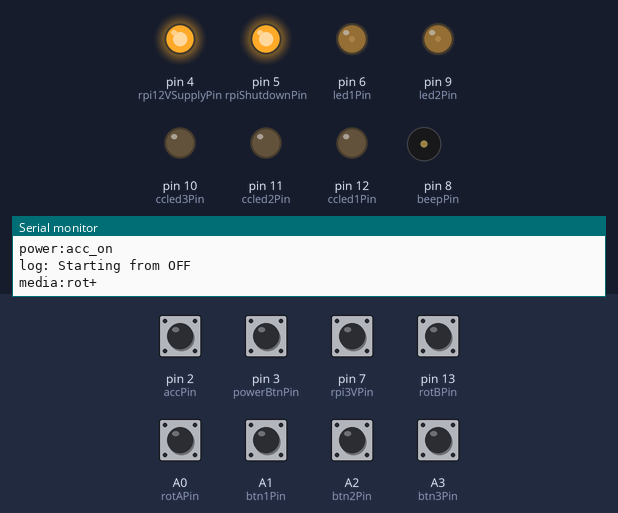
The sketch below on a simulated Arduino Uno, built with avr-gcc and run on an emulated ATmega328P. Parts: output pins drawn as LEDs (lit = HIGH), buzzer (waves = sounding), the last lines printed to the serial monitor. The test bench sets the inputs (shaded band); at power-on: A0 (rotAPin), A1 (btn1Pin), A2 (btn2Pin), A3 (btn3Pin), pin 2 (accPin), pin 3 (powerBtnPin), pin 7 (rpi3VPin), pin 13 (rotBPin) HIGH.

Above: at 1.3 s.
1.4 s: pin 7 (rpi3VPin) pulled LOW for 0.15 s
At 1.65 s:
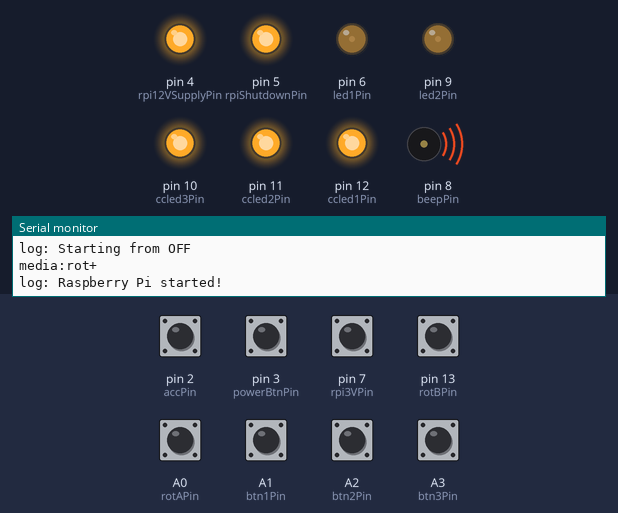
4.4 s: pin 2 (accPin) pulled LOW for 0.15 s
At 5.24 s:
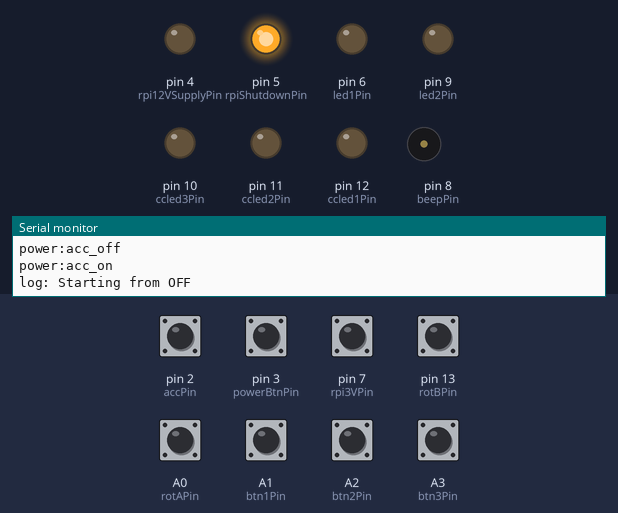
7.4 s: pin 7 (rpi3VPin) pulled LOW for 1 s
At 8.2 s:
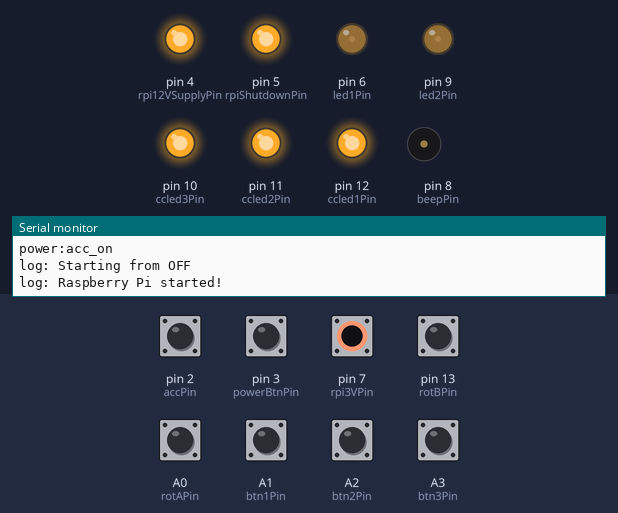
10.4 s: pin 2 (accPin) pulled LOW for 0.15 s
At 11.09 s:
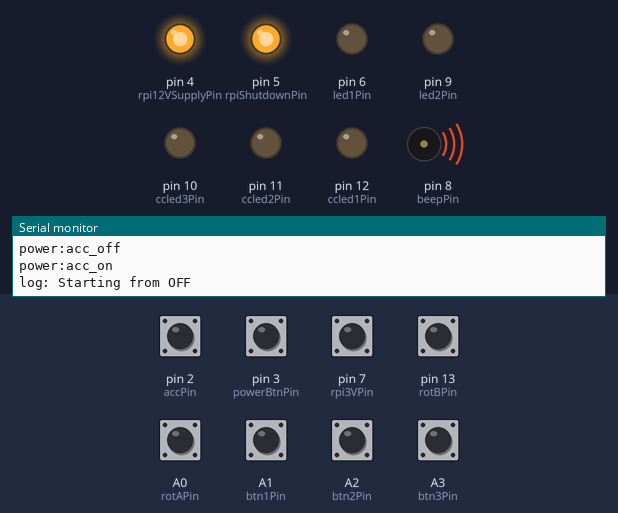
13.4 s: A3 (btn3Pin) pulled LOW for 1 s
16.4 s: A1 (btn1Pin) pulled LOW for 0.15 s
Timing chart, 0 to 20.4 s (numbered marks = the images above; inputs shaded):
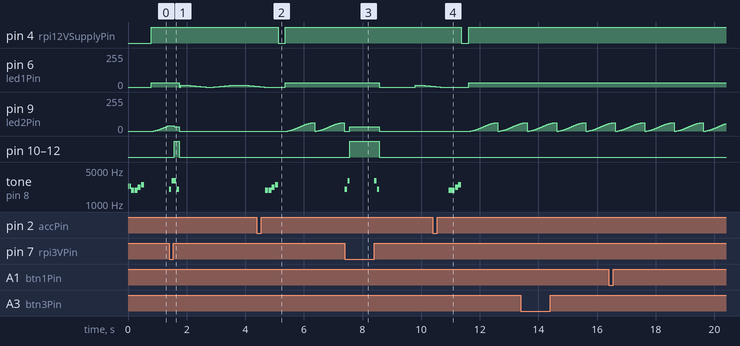

Measured:
- after the input at 4.4 s, pin 4 (rpi12VSupplyPin): HIGH → LOW after 0.72 s, → HIGH 0.25 s later; pin 9 (led2Pin): ramps from 0/255 to 63/255 and jumps back, once every 1.0 s; tone on pin 8 (beepPin): plays 1900 Hz for 0.10 s, 1900 Hz for 0.10 s, 2200 Hz for 0.10 s, 2500 Hz for 0.10 s, starting after 0.29 s
- after the input at 7.4 s, pin 10 (ccled3Pin), pin 11 (ccled2Pin), pin 12 (ccled1Pin): LOW → HIGH after 0.17 s, → LOW 1.0 s later; tone on pin 8 (beepPin): plays 2000 Hz for 0.08 s, 3000 Hz for 0.07 s, 3000 Hz for 0.08 s, 2000 Hz for 0.07 s, starting at once
- after the input at 10.4 s, pin 4 (rpi12VSupplyPin): HIGH → LOW after 0.97 s, → HIGH 0.25 s later; tone on pin 8 (beepPin): plays 1900 Hz for 0.10 s, 1900 Hz for 0.10 s, 2200 Hz for 0.10 s, 2500 Hz for 0.10 s, starting after 0.54 s
- by itself, tone on pin 8 (beepPin): plays 2300 Hz for 0.05 s, 2300 Hz for 0.05 s, 1900 Hz for 0.10 s, 1900 Hz for 0.10 s, 2200 Hz for 0.10 s, 2500 Hz for 0.10 s

The sketch:

PowerMan.ino
```cpp
#include <Wire.h>
#include "Arduino.h"
#include <avr/sleep.h>

//INPUTS

static const unsigned short accPin = 2;
static const unsigned short powerBtnPin = 3;
static const unsigned short rpi3VPin = 7;

static const unsigned short btn1Pin = A1;
static const unsigned short btn2Pin = A2;
static const unsigned short btn3Pin = A3;

static const unsigned short rotAPin = A0;
static const unsigned short rotBPin = 13;


//OUTPUTS

static const unsigned short rpi12VSupplyPin = 4;
static const unsigned short rpiShutdownPin = 5;


static const unsigned short led1Pin = 6;
static const unsigned short beepPin = 8;
static const unsigned short led2Pin = 9;

static const unsigned short ccled1Pin = 12;
static const unsigned short ccled2Pin = 11;
static const unsigned short ccled3Pin = 10;


//DEFINES

enum StateEnum {
  OFF,
  STARTING,
  IDLING,
  STOPPING,
  ON
};

enum relayEnum {
  POWER_OFF,
  POWER_ON
};

StateEnum powerState = OFF;

class AverageSampler {
  int numSamples;
  int SamplingDuration;
  int* SampleArray;
  bool FirstRun;
  int CurrentTime;
  int CurrentIndex;
  int Total;


  public:
    int Average;
    AverageSampler(int samples, int duration) :
      numSamples(samples),
      SamplingDuration(duration)
    {
    }

  void start() {
    SampleArray = new int[numSamples];
    for (int i = 0; i < numSamples; i++) {
    SampleArray[i] = 0;
    }
    FirstRun = true;
    CurrentTime = 0;
    CurrentIndex = 0;
    Total = 0;
    Average = 0;
    }

  void SetSample(int sample, int timestep){
    if (FirstRun)
    {
      DoFirstRun(sample);
    }
    if (CurrentTime == 0)
    {
      SampleArray[CurrentIndex] = sample;
      CurrentIndex += 1;

      // if we're at the end of the array...
      if (CurrentIndex >= numSamples) {
        // ...wrap around to the beginning:
        CurrentIndex = 0;
      }
      //calculate total
      Total = 0;
      for (int i = 0; i < numSamples; i++) {
        Total += SampleArray[i];
      }
      //long average
      Average = int(floor(float(Total) / float(numSamples)));
    }
    CurrentTime += timestep;
    if (CurrentTime > SamplingDuration/numSamples)
    {
      CurrentTime = 0;
    }

  }


  String GetAverage(){
      float tempTotal = 0.0;
      for (int i = 0; i < numSamples; i++) {
        Total += float(SampleArray[i]);
      }
      //long average
      float tempAverage = float(Total) / float(numSamples);

    String temp = String(tempAverage);
    return temp;
  }

  void DoFirstRun(int sample){
    for (int i = 0; i < numSamples; i++) {
    SampleArray[i] = sample;
    }
    FirstRun = false;
  }
};

AverageSampler AccSampler(5, 500);


class ButtonTimer {
    unsigned short pin;
    unsigned short m_ledpin;
    unsigned long pushStart;
    unsigned long pushEnd;
    bool timerRunning;
    bool need2Release;
    int beepsdone = 0;
    bool m_hold = false;

  public:
    int pushDuration;
    int m_max;

    ButtonTimer(int p, bool p_hold=false, int p_max = 5000, unsigned short p_ledpin = 0):
      pin(p),m_hold(p_hold), m_max(p_max), m_ledpin(p_ledpin)
    {
      pinMode(pin, INPUT_PULLUP);
      if(m_ledpin != 0){
        pinMode(m_ledpin, OUTPUT);
      }
      pushStart = millis();
      pushEnd = millis();
      timerRunning = false;
      need2Release = false;
    }


    int Check() {
      int reading = digitalRead(pin);
      if(m_ledpin != 0 and powerState == ON){
        digitalWrite(m_ledpin, reading);
      }
      //Serial.println(reading);
      if (need2Release == false) {
        //we haven't already bounced out of max
        if (timerRunning) {
          //timer is running, we are tracking values
          if (reading == LOW) {
            //Button is still pressed while tracking, limit to max and do countdown beeps
            pushEnd = millis();
            pushDuration = pushEnd - pushStart;

            if (m_hold){
              if (pushDuration > m_max) {
                if (beepsdone == 0){
                  tone(beepPin, 2500);
                  delay(50);
                  noTone(beepPin);
                  beepsdone = 1;
                }
                return -1;
              }
              else{
                return 0;
              }
            }
            else{
              int beeps = (floor)(pushDuration / 1000);
              if (beeps > beepsdone) {
                tone(beepPin, (3500 / (m_max / 1000)) * (beeps + 1));
                delay(50);
                noTone(beepPin);
                beepsdone = beeps;
              }
              if (pushDuration > m_max) {
                tone(beepPin, 1000);
                delay(25);
                noTone(beepPin);
                need2Release = true;
                timerRunning = false;
                //Serial.println("log: push ended at max of " + String(pushDuration));
                return pushDuration;
              }
              else{
                return 0;
              }
            }
          }
          else {
            //button is released while tracking, stop counting and return duration
            pushEnd = millis();
            pushDuration = pushEnd - pushStart;
            if(m_hold and pushDuration > m_max){
              timerRunning = false;
              return 0;
            }
            else{
              //Serial.println("log: push ended at " + String(pushDuration));
              timerRunning = false;
              return pushDuration;
            }
          }
        }
        else
        {
          if (reading == LOW) {
            //Button is pressed when not tracking, so start tracking
            pushStart = millis();
            timerRunning = true;
            beepsdone = 0;
          }
          else {
            //button is not pressed, not tracking
            return 0;
          }
        }
      }
      else {
        //we've already maxed out, we can only go back to normal if the button goes high
        if (reading == HIGH) {
          need2Release = false;
        }
        return 0;
      }
    }

};

enum fadeMode {
  UP,
  DOWN,
  BOUNCE,
  ZERO,
  ONE
};

#define SMOOTHSTEP(x) ((x) * (x) * (3 - 2 * (x))) //SMOOTHSTEP expression.

class pwmFader {
    int m_duration;
    int m_min;
    int m_max;
    unsigned long m_end = 0;
    unsigned long m_start = -1;

    fadeMode m_mode = UP;
  public:
    pwmFader(fadeMode p_mode = BOUNCE, int p_duration = 1000, int p_min = 0, int p_max = 255):
      m_mode(p_mode), m_duration(p_duration), m_min(p_min), m_max(p_max) {

    }

    void Change(fadeMode p_mode, int p_duration,  int p_min, int p_max) {
      if (m_mode != p_mode) {
        m_mode = p_mode;
      }
      if (m_duration != p_duration) {
        m_duration = p_duration;
        m_start = -1;
      }
      if (m_min != p_min) {
        m_min = p_min;
        m_start = -1;
      }
      if (m_max != p_max) {
        m_max = p_max;
        m_start = -1;
      }


    }

    void Change(fadeMode p_mode) {
      m_mode = p_mode;
      m_start = -1;
    }

    void Change(fadeMode p_mode, int p_max) {
      m_mode = p_mode;
      m_max = p_max;
      m_start = -1;
    }

    int doFade(unsigned long p_millis) {
      if (m_start <0 or p_millis > m_end) {
        m_start = p_millis;
        m_end = m_start + m_duration;
      }

      int result = 0;
      float l_current = (float(p_millis) - float(m_start)) / float(m_duration);
      switch (m_mode) {
        case (UP):
          result = float(m_min) + (SMOOTHSTEP(l_current) * (float(m_max) - float(m_min)));
          break;
        case (DOWN):
          result = float(m_min) + (SMOOTHSTEP(1 - l_current) * (float(m_max) - float(m_min)));
          break;
        case (BOUNCE):
          result = float(m_min) + (SMOOTHSTEP(abs((l_current * 2) - 1)) * (float(m_max) - float(m_min)));
          break;
        case (ZERO):
          result = m_min;
          break;
        case (ONE):
          result = m_max;
          break;
      }
      return result;
    }
};


//variables


ButtonTimer powerButtonTimer(powerBtnPin);

ButtonTimer btn1Timer(btn1Pin, false, 4000, ccled1Pin);
ButtonTimer btn2Timer(btn2Pin, true , 1000, ccled2Pin);
ButtonTimer btn3Timer(btn3Pin, true , 1000, ccled3Pin);

//checkvars
bool acc_On = false;
bool rpi_On = false;
bool rpi_Supply = false;

//Chimes
static const int singleChime = 0;
static const int startupChime = 1;
static const int shutdownChime = 2;
static const int resetChime = 3;
static const int readyChime = 4;
static const int doneChime = 5;

void playTone(int chime) {
  switch (chime) {
    case 0:
      tone(beepPin, 2300);
      delay(50);
      noTone(beepPin);
      delay(15);
      tone(beepPin, 2300);
      delay(50);
      noTone(beepPin);
      break;
    case 1:
      tone(beepPin, 1900);
      delay(100);
      noTone(beepPin);
      delay(10);
      tone(beepPin, 1900);
      delay(100);
      noTone(beepPin);
      delay(10);
      tone(beepPin, 2200);
      delay(100);
      noTone(beepPin);
      delay(10);
      tone(beepPin, 2500);
      delay(100);
      noTone(beepPin);
      break;
    case 2:
      tone(beepPin, 2500);
      delay(100);
      noTone(beepPin);
      delay(10);
      tone(beepPin, 3000);
      delay(100);
      noTone(beepPin);
      delay(10);
      tone(beepPin, 3500);
      delay(100);
      noTone(beepPin);
      delay(10);
      break;
    case 3:
      tone(beepPin, 1500);
      delay(80);
      noTone(beepPin);
      delay(10);
      tone(beepPin, 1500);
      delay(80);
      noTone(beepPin);
      delay(10);
      tone(beepPin, 2500);
      delay(120);
      noTone(beepPin);
      delay(10);
      break;
    case 4:
      tone(beepPin, 2000);
      delay(80);
      noTone(beepPin);
      delay(20);
      tone(beepPin, 3000);
      delay(70);
      noTone(beepPin);
      break;
    case 5:
      tone(beepPin, 3000);
      delay(80);
      noTone(beepPin);
      delay(20);
      tone(beepPin, 2000);
      delay(70);
      noTone(beepPin);
      break;

  }
}

void initiateShutdown() {
  Serial.println("log: Shutting down...");
  digitalWrite(rpiShutdownPin, LOW);
  playTone(shutdownChime);
  powerState = STOPPING;
}

void initiateStartup() {
  if (powerState == OFF) {
        Serial.println("log: Starting from OFF");
        playTone(startupChime);
        setPowerState(POWER_ON);
        powerState = STARTING;
  }
}

unsigned long sleepCounter = 0;

void ResetSleepCounter() {
  sleepCounter = 0;
}

void goToSleep() {
    setPowerState(POWER_OFF);
    // Disable the ADC (Analog to digital converter, pins A0 [14] to A5 [19])
    static byte prevADCSRA = ADCSRA;
    ADCSRA = 0;

    /* Set the type of sleep mode we want. Can be one of (in order of power saving):
        SLEEP_MODE_IDLE (Timer 0 will wake up every millisecond to keep millis running)
        SLEEP_MODE_ADC
        SLEEP_MODE_PWR_SAVE (TIMER 2 keeps running)
        SLEEP_MODE_EXT_STANDBY
        SLEEP_MODE_STANDBY (Oscillator keeps running, makes for faster wake-up)
        SLEEP_MODE_PWR_DOWN (Deep sleep)
    */
    set_sleep_mode (SLEEP_MODE_PWR_DOWN);
    sleep_enable();

    // Turn of Brown Out Detection (low voltage)
    // Thanks to Nick Gammon for how to do this (temporarily) in software rather than
    // permanently using an avrdude command line.
    //
    // Note: Microchip state: BODS and BODSE only available for picoPower devices ATmega48PA/88PA/168PA/328P
    //
    // BODS must be set to one and BODSE must be set to zero within four clock cycles. This sets
    // the MCU Control Register (MCUCR)
    MCUCR = bit (BODS) | bit (BODSE);

    // The BODS bit is automatically cleared after three clock cycles so we better get on with it
    MCUCR = bit (BODS);

    // Ensure we can wake up again by first disabling interupts (temporarily) so
    // the wakeISR does not run before we are asleep and then prevent interrupts,
    // and then defining the ISR (Interrupt Service Routine) to run when poked awake
    noInterrupts();
    attachInterrupt(digitalPinToInterrupt(powerBtnPin), sleepISR, LOW);
    attachInterrupt(digitalPinToInterrupt(accPin), sleepISR, HIGH);

    // Send a message just to show we are about to sleep
    Serial.println("log: Going to sleep.");
    Serial.flush();

    // Allow interrupts now
    interrupts();

    // And enter sleep mode as set above
    sleep_cpu();
}

void sleepISR() {
  // Prevent sleep mode, so we don't enter it again, except deliberately, by code
  sleep_disable();

  // Detach the interrupt that brought us out of sleep
  detachInterrupt(digitalPinToInterrupt(powerBtnPin));
  detachInterrupt(digitalPinToInterrupt(accPin));
  ResetSleepCounter();
  // Now we continue running the main Loop() just after we went to sleep
}

unsigned long lastAccBroadcast = millis();
unsigned long lastAccCheck = millis();
unsigned long shutOffTime = millis();

void checkStates() {
  //check input pins

  unsigned long delta = millis() - lastAccCheck;

  int accvalue = digitalRead(accPin);
  AccSampler.SetSample(accvalue,delta);
  lastAccCheck = millis();
  if (AccSampler.Average == HIGH)
  {
    if(acc_On == false){
      Serial.println("power:acc_on");
      acc_On = true;
      initiateStartup();
    }
  }
  else
  {
    if(acc_On == true){
      Serial.println("power:acc_off");
      acc_On = false;
    }
  }

  //broadcast ACC status every 10 seconds
  if ((millis() - lastAccBroadcast) >= 30000){
    if(acc_On){
      Serial.println("power:acc_on");
    }
    else{
      Serial.println("power:acc_off");
    }
    lastAccBroadcast = millis();
  }

  int shutoffDelta = millis()-shutOffTime;

  if (digitalRead(rpi3VPin) == LOW)
  {
    if (rpi_On == false) {
      rpi_On = true;
      powerState = ON;
      playTone(readyChime);
      Serial.println("log: Raspberry Pi started!");
    }
  }
  else if (digitalRead(rpi3VPin) == HIGH) {
    if (rpi_On == true) {
      rpi_On = false;
      if (powerState == STOPPING){
        powerState = IDLING;
        shutOffTime = millis();
      }
      else{
        powerState = OFF;
      }
      ResetSleepCounter();
      //digitalWrite(rpiShutdownPin, HIGH);
      playTone(doneChime);
      Serial.println("log: Raspberry Pi stopped!");
    }
    else if (rpi_On == false and shutoffDelta > 5000 and powerState == IDLING) {
      powerState = OFF;
      shutoffDelta = 0;
      setPowerState(POWER_OFF);
      Serial.println("log: Rpi Power switched off after shutdown.");
    }

  }

}


pwmFader led1Fader = pwmFader();
pwmFader led2Fader = pwmFader();

void doButtonLEDs(){
    if (powerState != ON) {
      digitalWrite(ccled1Pin, LOW);
      digitalWrite(ccled2Pin, LOW);
      digitalWrite(ccled3Pin, LOW);
    }
}

void doPowerLEDs() {

  switch (powerState) {
    case OFF:
      led1Fader.Change(BOUNCE, 2000, 0, 16);
      analogWrite(led1Pin, led1Fader.doFade(millis()) );
      led2Fader.Change(ZERO);
      analogWrite(led2Pin, led2Fader.doFade(millis()) );
      break;
    case STARTING:
      led1Fader.Change(ONE, 32);
      analogWrite(led1Pin, led1Fader.doFade(millis()) );
      led2Fader.Change(UP, 1000, 0, 64);
      analogWrite(led2Pin, led2Fader.doFade(millis()) );
      break;
    case IDLING:
      led1Fader.Change(BOUNCE, 2000, 0, 32);
      analogWrite(led1Pin, led1Fader.doFade(millis()) );
      led2Fader.Change(BOUNCE, 2000, 0, 16);
      analogWrite(led2Pin, led2Fader.doFade(millis()) );
      break;
    case STOPPING:
      led1Fader.Change(ONE, 64);
      analogWrite(led1Pin, led1Fader.doFade(millis()) );
      led2Fader.Change(DOWN, 1000, 0, 64);
      analogWrite(led2Pin, led2Fader.doFade(millis()) );
      break;
    case ON:
      led1Fader.Change(ONE, 32);
      analogWrite(led1Pin, led1Fader.doFade(millis()) );
      led2Fader.Change(ONE, 32);
      analogWrite(led2Pin, led2Fader.doFade(millis()) );
      break;
  }

}


void setPowerState(relayEnum p_state) {
  switch (p_state) {
    case (POWER_OFF):
      digitalWrite(rpi12VSupplyPin, LOW);
      break;
    case (POWER_ON):
      digitalWrite(rpi12VSupplyPin, LOW);
      delay(250);
      digitalWrite(rpi12VSupplyPin, HIGH);
      digitalWrite(rpiShutdownPin, HIGH);
      break;
  }
}

void doHardReset() {
  Serial.println("log: Doing hard reset");
  playTone(resetChime);
  setPowerState(POWER_OFF);
  powerState = OFF;
  rpi_On = false;
  delay(200);
  //digitalWrite(selfResetPin, LOW); //this doesnt seem to work.. prevents boot up of arduino!
}

void(* resetFunc) (void) = 0;

void interpretPowerButtonPush(int p_push) {
  if (p_push > 90) {
    //Serial.println("log: push registered at " + String(p_push));
    if (p_push > powerButtonTimer.m_max and powerState != OFF) {
      //hard reboot
      doHardReset();
    }
    else if (p_push > 3000 and powerState == ON) {
      initiateShutdown();
    }
    else if (p_push > 2000 and powerState == ON) {
      Serial.println("power:standby");
    }
    else if (p_push > 1000 and powerState == ON) {
      Serial.println("power:togglescreen");
    }

    else if (p_push > 100 and p_push < 5000) {
      initiateStartup();
      if (powerState == ON and p_push < 300) {
        //Serial.println("log: sending Mute signal");
        Serial.println("media:togglemute");
      }
    }
    else if (powerState == IDLING) {
      return;
    }

  }
}
int encoderPinALast = 0;

void encoderTrack() {
  int n = digitalRead(rotAPin);
  if ((encoderPinALast == LOW) && (n == HIGH)) {
    if (digitalRead(rotBPin) == LOW) {
      Serial.println("media:rot-");
    } else {
      Serial.println("media:rot+");
    }
  }
  encoderPinALast = n;
}

void checkTriButtons(int p_btn1, int p_btn2, int p_btn3){
  if(p_btn1 != 0){
    //Serial.println("log: " + Stringp_btn1);
    if(p_btn1 > btn1Timer.m_max)
    {
      Serial.println("media:clearlist");
    }
    else if (p_btn1 > 2000)
    {
      Serial.println("media:togglestop");
    }
    else
    {
      Serial.println("media:toggleplay");
    }
  }

  if(p_btn2 != 0){
    if (p_btn2 > 0)
    {
      Serial.println("media:next");
    }
    else
    {
      Serial.println("media:skipfwd");
    }
  }

  if(p_btn3 != 0){
    if (p_btn3 > 0)
    {
      Serial.println("media:prev");
    }
    else
    {
      Serial.println("media:skipbwd");
    }
  }
}

void setup() {

  Serial.begin(9600);

  pinMode(accPin, INPUT_PULLUP);
  pinMode(powerBtnPin, INPUT_PULLUP);
  pinMode(rpi3VPin, INPUT_PULLUP);

  pinMode(btn1Pin, INPUT_PULLUP);
  pinMode(btn2Pin, INPUT_PULLUP);
  pinMode(btn3Pin, INPUT_PULLUP);

  pinMode(rotAPin, INPUT_PULLUP);
  pinMode(rotBPin, INPUT_PULLUP);

  pinMode(rpi12VSupplyPin, OUTPUT);
  pinMode(rpiShutdownPin, OUTPUT);

  pinMode(led1Pin, OUTPUT);
  pinMode(led2Pin, OUTPUT);

  pinMode(beepPin, OUTPUT);

  pinMode(ccled1Pin, OUTPUT);
  pinMode(ccled2Pin, OUTPUT);
  pinMode(ccled3Pin, OUTPUT);

  playTone(singleChime);

  digitalWrite(rpiShutdownPin, HIGH);
  digitalWrite(rpi12VSupplyPin, LOW);

  AccSampler.start();
}

unsigned long lastTime = 0;

void CheckForSleep(){
  if(powerState == OFF){
    int d = millis() - lastTime;
    sleepCounter += d;
    if(sleepCounter > 60000){
      goToSleep();
    }
  }
  lastTime = millis();
}

void loop() {
  checkStates();
  encoderTrack();
  checkTriButtons(btn1Timer.Check(),btn2Timer.Check(),btn3Timer.Check());
  interpretPowerButtonPush(powerButtonTimer.Check());
  doPowerLEDs();
  doButtonLEDs();
  CheckForSleep();
}
```
